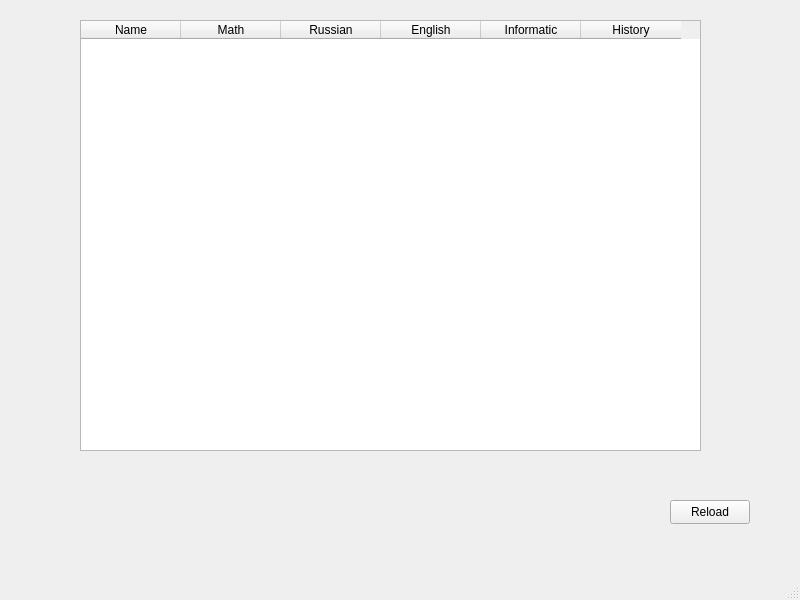
<?xml version="1.0" encoding="UTF-8"?>
<ui version="4.0">
 <class>MainWindow</class>
 <widget class="QMainWindow" name="MainWindow">
  <property name="geometry">
   <rect>
    <x>0</x>
    <y>0</y>
    <width>800</width>
    <height>600</height>
   </rect>
  </property>
  <property name="windowTitle">
   <string>MainWindow</string>
  </property>
  <widget class="QWidget" name="centralwidget">
   <widget class="QTableWidget" name="tableWidget">
    <property name="geometry">
     <rect>
      <x>80</x>
      <y>20</y>
      <width>621</width>
      <height>431</height>
     </rect>
    </property>
    <column>
     <property name="text">
      <string>Name</string>
     </property>
    </column>
    <column>
     <property name="text">
      <string>Math</string>
     </property>
    </column>
    <column>
     <property name="text">
      <string>Russian</string>
     </property>
    </column>
    <column>
     <property name="text">
      <string>English</string>
     </property>
    </column>
    <column>
     <property name="text">
      <string>Informatic</string>
     </property>
    </column>
    <column>
     <property name="text">
      <string>History</string>
     </property>
    </column>
   </widget>
   <widget class="QPushButton" name="pushButton">
    <property name="geometry">
     <rect>
      <x>670</x>
      <y>500</y>
      <width>80</width>
      <height>24</height>
     </rect>
    </property>
    <property name="text">
     <string>Reload</string>
    </property>
   </widget>
  </widget>
  <widget class="QStatusBar" name="statusbar"/>
  <widget class="QMenuBar" name="menubar">
   <property name="geometry">
    <rect>
     <x>0</x>
     <y>0</y>
     <width>800</width>
     <height>21</height>
    </rect>
   </property>
  </widget>
 </widget>
 <resources/>
 <connections/>
</ui>
